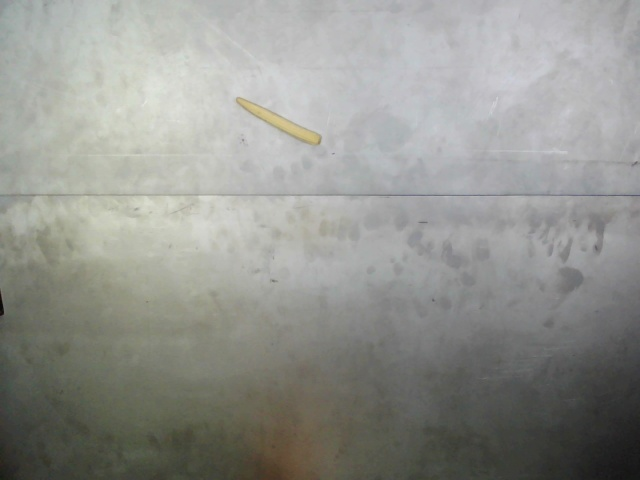
#> input picture automation-2026-yolo-main/images/new_capture_004.jpg, 640 x 480 px
$ python -i imgProcessing_whole_folder.py   (imports and definitions only)
#> lines starting #> are read from the running program, lines starting #| are printed output that depends on the picture; after the words box and inside, x2 and y2 are one past the last pixel; in counts of white or black regions, pixels touching at a corner belong together
import cv2
import numpy as np
import math
import os
import matplotlib.pyplot as plt

IMAGE_PATH = r"images\new_capture_004.jpg"
IMAGE_EXTENSIONS = {".jpg", ".jpeg", ".png", ".bmp", ".tif", ".tiff"}

HSV_PARAMS = {
    "cucumber": {
        "lower": np.array([40, 50, 0]),
        "upper": np.array([85, 255, 230])
    },
    "baby_corn": {
        "lower": np.array([20, 30, 150]),
        "upper": np.array([40, 200, 220])
    },
    "carrot": {
        "lower": np.array([0, 80, 100]),
        "upper": np.array([20, 255, 230])
    }
}

KERNEL = np.ones((5, 5), np.uint8)

# =========================
# HSV segmentation
# =========================
def get_mask(img, obj_type):
    hsv = cv2.cvtColor(img, cv2.COLOR_BGR2HSV)
    params = HSV_PARAMS[obj_type]
    mask = cv2.inRange(hsv, params["lower"], params["upper"])
    mask = cv2.morphologyEx(mask, cv2.MORPH_OPEN, KERNEL)
    mask = cv2.morphologyEx(mask, cv2.MORPH_CLOSE, KERNEL)
    return mask


def detect_object_type(img):
    best_type = None
    best_area = 0
    best_mask = None

    for obj_type in HSV_PARAMS:
        mask = get_mask(img, obj_type)
        area = int(np.count_nonzero(mask))
        print(f"{obj_type}: mask area = {area}")
        if area > best_area:
            best_area = area
            best_type = obj_type
            best_mask = mask

    if best_area <= 1000:
        raise Exception("No cucumber, baby corn, or carrot found")

    return best_type, best_mask


# =========================
# minAreaRect取得長軸
# =========================
def get_rect_axis(contour):
    rect = cv2.minAreaRect(contour)
    center, size, angle = rect
    w, h = size
    if w >= h:
        angle_deg = angle
    else:
        angle_deg = angle + 90
    angle_rad = math.radians(angle_deg)
    axis = np.array([math.cos(angle_rad), math.sin(angle_rad)])
    return rect, axis, max(w, h)


# =========================
# 沿長軸找頭尾
# =========================
def find_head_tail(mask, contour):
    rect, axis, length = get_rect_axis(contour)
    center = np.array(rect[0])
    points = contour.reshape(-1, 2)
    projection = (points - center) @ axis
    min_p = np.min(projection)
    max_p = np.max(projection)
    end1 = center + axis * min_p
    end2 = center + axis * max_p

    h, w = mask.shape
    yy, xx = np.indices((h, w))
    pixels = np.stack([xx - center[0], yy - center[1]], axis=-1)
    proj = pixels @ axis
    range_len = max_p - min_p
    front_limit = min_p + range_len * 0.2
    back_limit = max_p - range_len * 0.2
    region1 = (proj <= front_limit) & (proj >= min_p) & (mask > 0)
    region2 = (proj >= back_limit) & (proj <= max_p) & (mask > 0)
    area1 = np.sum(region1)
    area2 = np.sum(region2)
    print("head/tail area:", area1, area2)

    if area1 < area2:
        head = end1
        tail = end2
    else:
        head = end2
        tail = end1

    return head.astype(int), tail.astype(int), rect


# =========================
# 計算360角度
# =========================
def calculate_angle(head, tail):
    vec = head - tail
    dx = vec[0]
    dy = -vec[1]
    angle = math.degrees(math.atan2(dy, dx))
    if angle < 0:
        angle += 360
    return angle


def list_image_files(folder):
    files = [f for f in os.listdir(folder) if os.path.splitext(f)[1].lower() in IMAGE_EXTENSIONS]
    files.sort()
    return [os.path.join(folder, f) for f in files]


def process_image(path):
#> called with path = 'images/new_capture_004.jpg'
    print(f"Processing: {path}")
    img = cv2.imread(path)
#> img is the input picture: shape (480, 640, 3); mean B, G, R 142.6, 147.8, 146.9
    if img is None:
        raise Exception(f"Cannot load image: {path}")

    obj_type, mask = detect_object_type(img)
#> the loop in detect_object_type, `for obj_type in HSV_PARAMS:` made 3 passes
#> (area, best_area) on passes 1 to 2: (69, 69), (1869, 1869)
#> area on pass 3: 655
#| cucumber: mask area = 69
#| baby_corn: mask area = 1869
#| carrot: mask area = 655
#> pass 1, in get_mask, `mask = cv2.inRange(hsv, params["lower"], params["upper"])`:
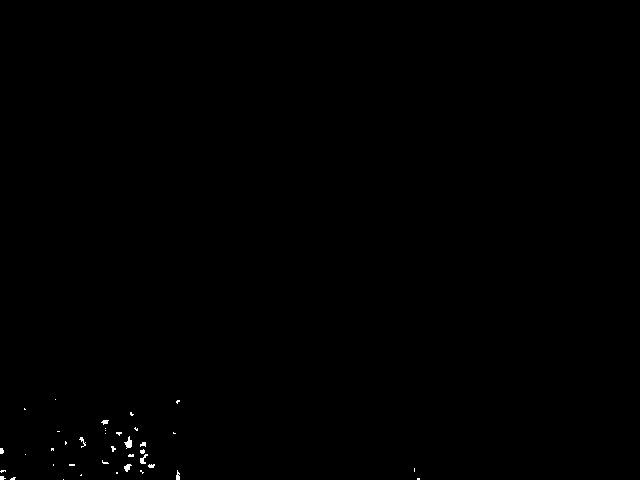
#> mask: shape (480, 640); 0.16% white; 38 white regions (29 under 20 px), largest, box (x1, y1, x2, y2) and area: (124, 436, 132, 449) 55, (140, 454, 148, 464) 39, (124, 464, 132, 472) 38
#> pass 1, in get_mask, `mask = cv2.morphologyEx(mask, cv2.MORPH_OPEN, KERNEL)`:
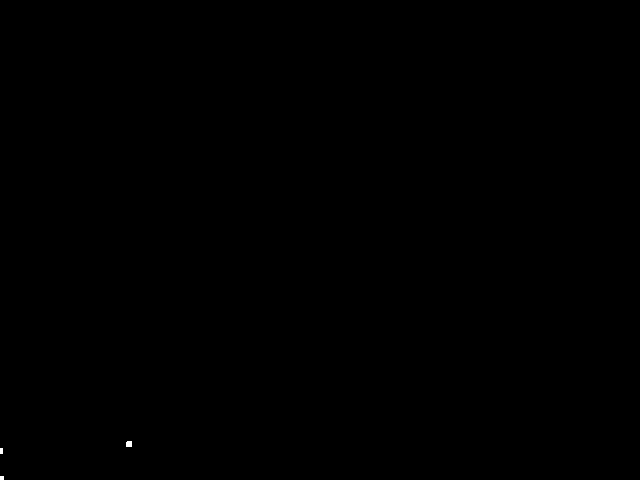
#> mask: shape (480, 640); 0.02% white; 3 white regions (2 under 20 px), largest, box (x1, y1, x2, y2) and area: (126, 441, 132, 447) 35
#> pass 2, in get_mask (call 2), `mask = cv2.inRange(hsv, params["lower"], params["upper"])`:
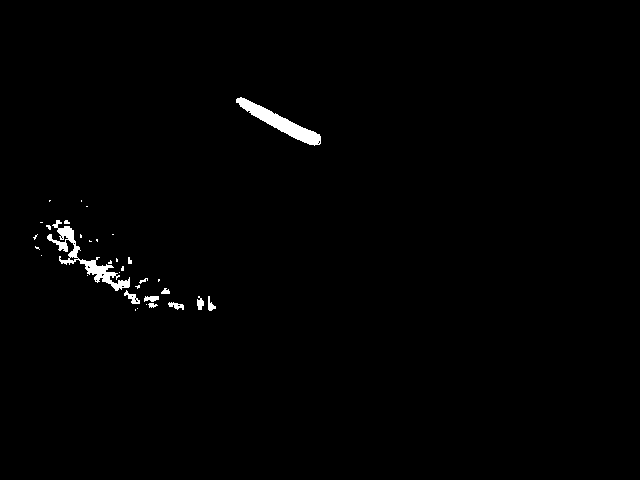
#> mask: shape (480, 640); 0.93% white; 34 white regions (23 under 20 px), largest, box (x1, y1, x2, y2) and area: (236, 97, 321, 146) 1124, (47, 220, 130, 291) 1113, (124, 290, 140, 304) 93
#> after the loop in detect_object_type, `for obj_type in HSV_PARAMS:`:
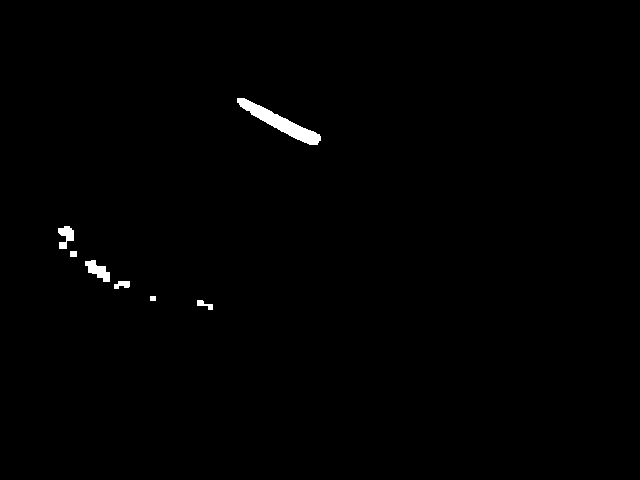
#> best_mask: shape (480, 640); 0.61% white; 7 white regions, largest, box (x1, y1, x2, y2) and area: (237, 98, 321, 145) 1108, (85, 260, 110, 282) 289, (58, 226, 74, 249) 227
#> after the loop in detect_object_type, `for obj_type in HSV_PARAMS:`:
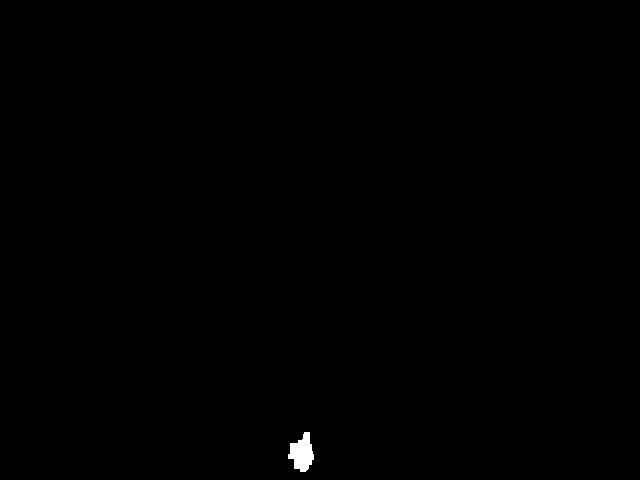
#> mask: shape (480, 640); 0.21% white; 1 white region
#> after the loop in detect_object_type, `for obj_type in HSV_PARAMS:`: best_area = 1869; best_type = 'baby_corn'
#> obj_type = 'baby_corn'
    contours, _ = cv2.findContours(mask, cv2.RETR_EXTERNAL, cv2.CHAIN_APPROX_SIMPLE)
#> contours = 7 contours; box (x1, y1, x2, y2) and area: (237, 98, 321, 145) 1016, (85, 260, 110, 282) 247, (58, 226, 74, 249) 186, (114, 281, 130, 289) 71, (197, 300, 213, 310) 56, (70, 251, 77, 257) 30, (150, 296, 156, 301) 20
    if len(contours) == 0:
        raise Exception(f"No {obj_type} contour found in {path}")

    contour = max(contours, key=cv2.contourArea)
#> contour = contour of 135 points, box (x1, y1, x2, y2) (237, 98, 321, 145), area 1016
    area = cv2.contourArea(contour)
#> area = 1016.5
    print("area:", area)
#| area: 1016.5

    head, tail, rect = find_head_tail(mask, contour)
#> in get_rect_axis, `rect = cv2.minAreaRect(contour)`: rect = ((277.2, 121.6), (14.15, 93), -64.29)
#> in get_rect_axis, `center, size, angle = rect`: center = (277.2, 121.6); size = (14.15, 93); angle = -64.29
#> in get_rect_axis, `w, h = size`: w = 14.15; h = 93
#> in get_rect_axis, `angle_deg = angle + 90`: angle_deg = 25.71
#> in get_rect_axis, `angle_rad = math.radians(angle_deg)`: angle_rad = 0.449
#> in get_rect_axis, `axis = np.array([math.cos(angle_rad), math.sin(angle_rad)])`: axis = [0.901, 0.434]
#> in find_head_tail, `rect, axis, length = get_rect_axis(contour)`: rect = ((277.2, 121.6), (14.15, 93), -64.29); axis = [0.901, 0.434]; length = 93
#> in find_head_tail, `center = np.array(rect[0])`: center = [277.2, 121.6]
#> in find_head_tail, `points = contour.reshape(-1, 2)`: points = 135 pairs, first value 237 to 320, second value 98 to 144
#> in find_head_tail, `projection = (points - center) @ axis`: projection = 135 values, max 46.5 at index 69, min -46.5 at index 0, mean 0.555
#> in find_head_tail, `min_p = np.min(projection)`: min_p = -46.5
#> in find_head_tail, `max_p = np.max(projection)`: max_p = 46.5
#> in find_head_tail, `end1 = center + axis * min_p`: end1 = [235.3, 101.5]
#> in find_head_tail, `end2 = center + axis * max_p`: end2 = [319.1, 141.8]
#> in find_head_tail, `proj = pixels @ axis`:
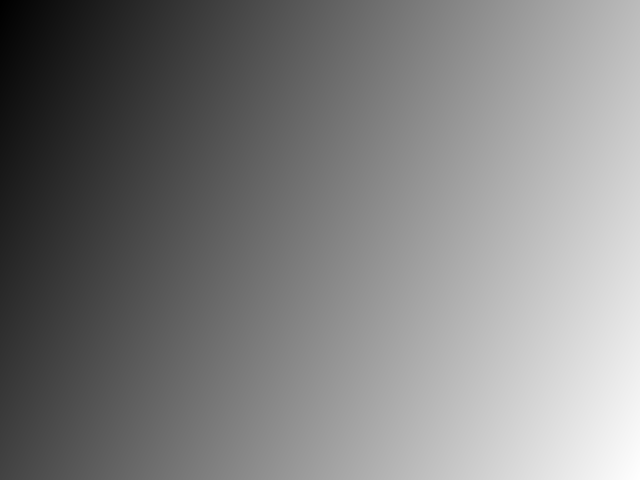
#> proj: shape (480, 640) float64; min -302.6, max 481, mean 89.2; drawn with min black and max white
#> in find_head_tail, `range_len = max_p - min_p`: range_len = 93
#> in find_head_tail, `front_limit = min_p + range_len * 0.2`: front_limit = -27.9
#> in find_head_tail, `back_limit = max_p - range_len * 0.2`: back_limit = 27.9
#> in find_head_tail, `region1 = (proj <= front_limit) & (proj >= min_p) & (mask > 0)`: region1: shape (480, 640) bool; 0.06% white; 2 white regions, box (x1, y1, x2, y2) and area: (237, 98, 255, 113) 160, (150, 296, 156, 301) 30
#> in find_head_tail, `region2 = (proj >= back_limit) & (proj <= max_p) & (mask > 0)`: region2: shape (480, 640) bool; 0.08% white; 1 white region, box (x1, y1, x2, y2) and area: (300, 129, 321, 145) 233
#> in find_head_tail, `area1 = np.sum(region1)`: area1 = 190
#> in find_head_tail, `area2 = np.sum(region2)`: area2 = 233
#| head/tail area: 190 233
#> in find_head_tail, `head = end1`: head = [235.3, 101.5]
#> in find_head_tail, `tail = end2`: tail = [319.1, 141.8]
#> head = [235, 101]; tail = [319, 141]; rect = ((277.2, 121.6), (14.15, 93), -64.29)
    angle = calculate_angle(head, tail)
#> in calculate_angle, `vec = head - tail`: vec = [-84, -40]
#> in calculate_angle, `dx = vec[0]`: dx = -84
#> in calculate_angle, `dy = -vec[1]`: dy = 40
#> in calculate_angle, `angle = math.degrees(math.atan2(dy, dx))`: angle = 154.5
#> angle = 154.5
    print("Direction:", round(angle, 2), "degree")
#| Direction: 154.54 degree

    result = img.copy()
    box = cv2.boxPoints(rect)
#> box = [[316.1, 148.2], [232.3, 107.8], [238.4, 95.08], [322.2, 135.4]]
    box = np.int32(box)
#> box = [[316, 148], [232, 107], [238, 95], [322, 135]]
    cv2.drawContours(result, [box], 0, (0, 0, 255), 2)
    cv2.arrowedLine(result, tuple(tail), tuple(head), (0, 255, 255), 4)
    cv2.putText(result, f"{obj_type} {angle:.1f} deg", (30, 50), cv2.FONT_HERSHEY_SIMPLEX, 1.5, (255, 255, 255), 3)
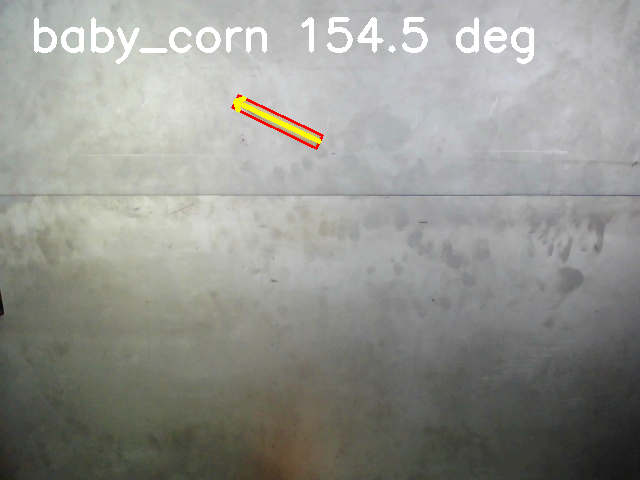
#> result: shape (480, 640, 3); mean B, G, R 143.2, 148.7, 148.2

    result_rgb = cv2.cvtColor(result, cv2.COLOR_BGR2RGB)
    return mask, result_rgb, obj_type, angle, area


# =========================
# Main
# =========================

# [2 lines not run here, left out]

folder = os.path.dirname(IMAGE_PATH) or "."
image_files = list_image_files(folder)
# [2 lines not run here, left out]

if IMAGE_PATH in image_files:
    current_index = image_files.index(IMAGE_PATH)
else:
    current_index = 0

fig, axes = plt.subplots(1, 2, figsize=(12, 6))
# [1 line not run here, left out]

mask_img = None
result_img = None


def update_display(index):
    global mask_img, result_img
    path = image_files[index]
    mask, result_rgb, obj_type, angle, area = process_image(path)

    if mask_img is None:
        mask_img = axes[0].imshow(mask, cmap="gray", vmin=0, vmax=255)
        result_img = axes[1].imshow(result_rgb)
    else:
        mask_img.set_data(mask)
        result_img.set_data(result_rgb)

    axes[0].set_title(f"{os.path.basename(path)} - {obj_type} mask")
    axes[1].set_title(f"{os.path.basename(path)} - {obj_type} direction: {angle:.1f}°")
    axes[0].axis("off")
    axes[1].axis("off")
    fig.canvas.draw_idle()


def on_key(event):
    global current_index
    if event.key == "right":
        current_index = (current_index + 1) % len(image_files)
        update_display(current_index)
    elif event.key == "left":
        current_index = (current_index - 1) % len(image_files)
        update_display(current_index)

# [4 lines not run here, left out]

>>> result = process_image('images/new_capture_004.jpg')
#> result = 5 items
